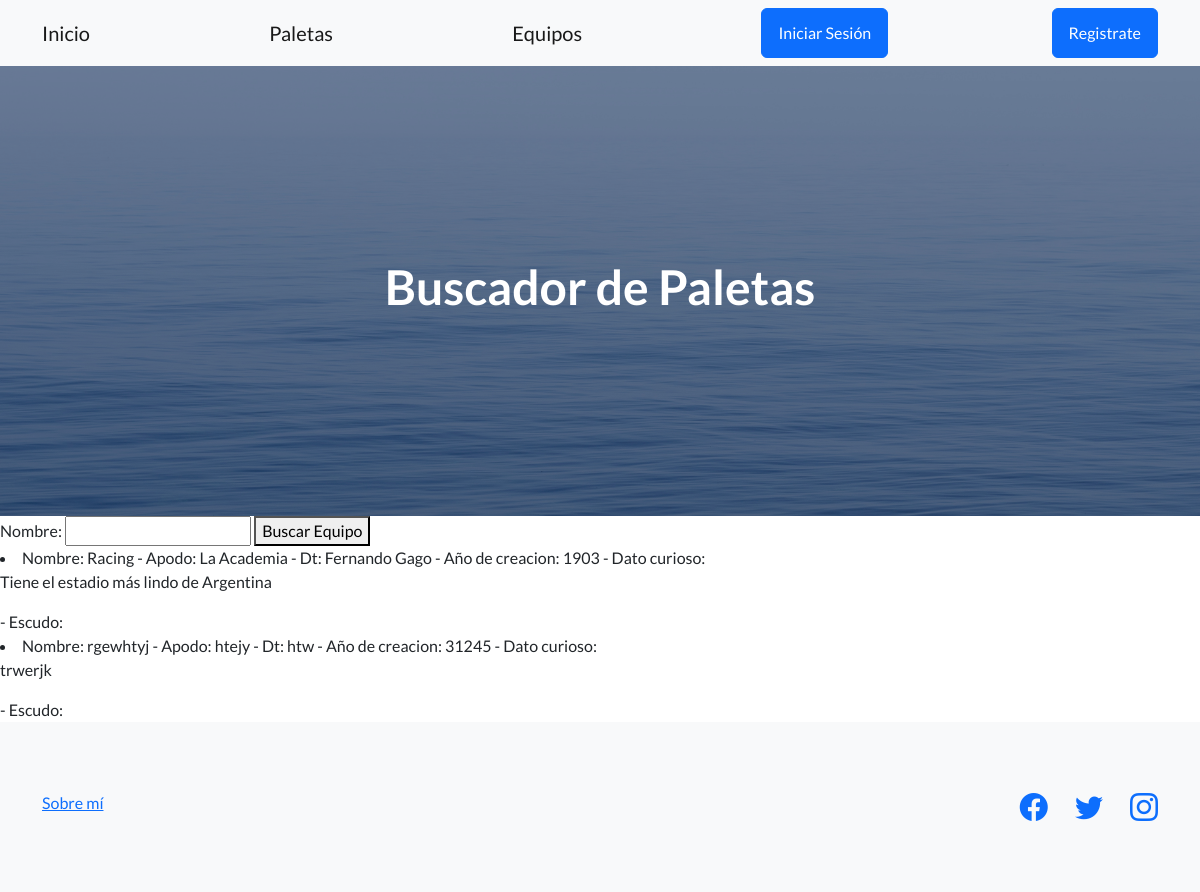
/paletas/buscar, run on an earlier commit of the app's database.
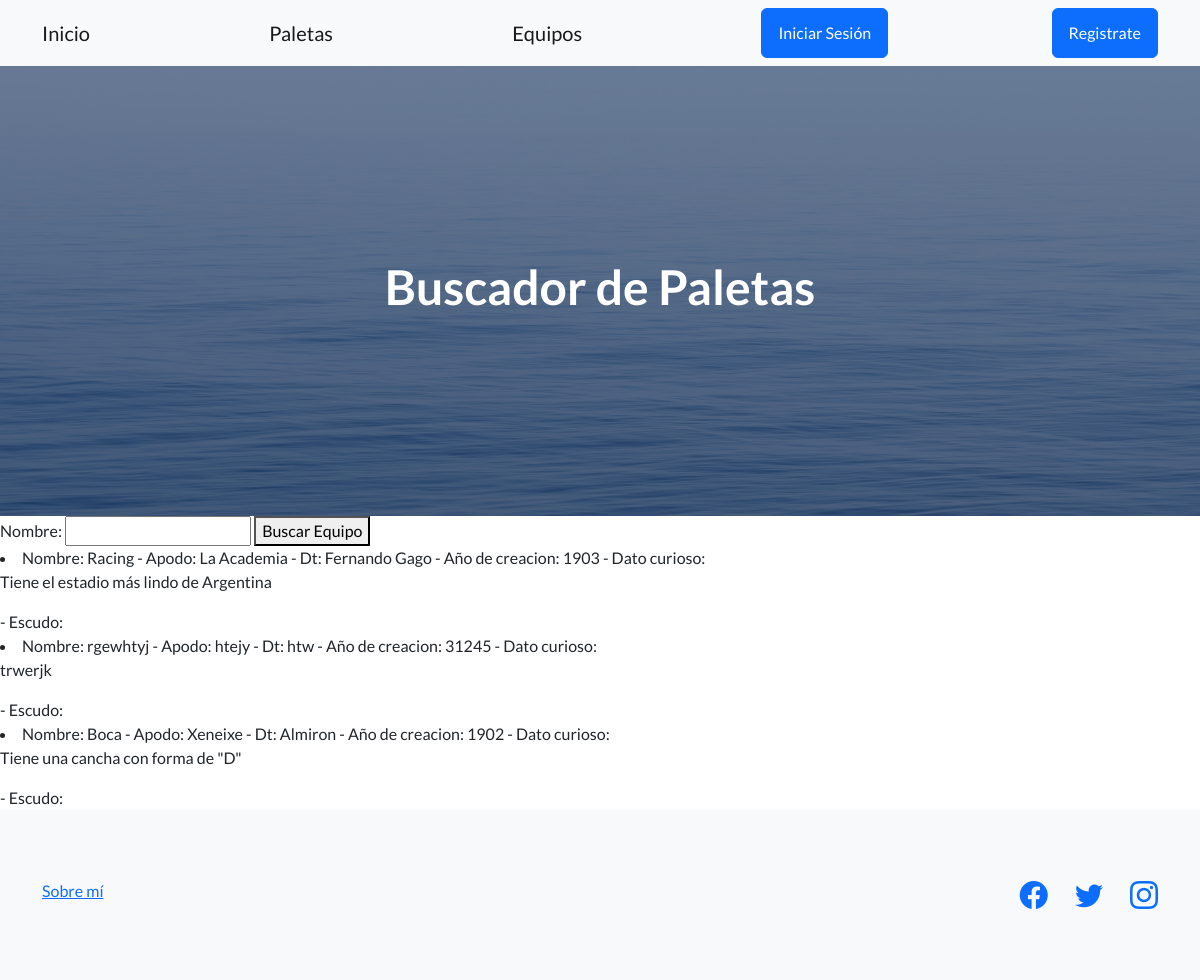
And on a later commit of the database.
### Aplicacion/models.py (models this page shows, shortened)
class Paleta(models.Model):
    nombre = models.CharField (max_length = 30)
    apodo = models.CharField (max_length = 30)
    dt = models.CharField (max_length = 30)
    anio_de_creacion = models.IntegerField ()
    dato_curioso = RichTextField()
    escudo = models.ImageField (upload_to = 'avatares', null = True, blank = True)

### Aplicacion/views.py (the view)
# urls.py: path('paletas/buscar', views.buscar_paleta, name = 'buscador_paletas'),
def buscar_paleta(request):
    nombre_a_buscar = request.GET.get('nombre', None)
    if nombre_a_buscar:
        paletas = Paleta.objects.filter(nombre__icontains = nombre_a_buscar)
    else:
        paletas = Paleta.objects.all()
    formulario_busqueda = BuscarPaleta()
    return render(request,'buscar_paletas.html', {'paletas':paletas, 'formulario':formulario_busqueda})

### Aplicacion/forms.py
class BuscarPaleta(forms.Form):
    nombre = forms.CharField (max_length = 30, required = False)

### Aplicacion/templates/buscar_paletas.html (shortened to what this page needs)
{% extends 'base.html' %}
{% block h1_header %}
<h1>Buscador de Paletas</h1>
{% endblock h1_header %}
{% block contenido %}
<form action = {% url 'Aplicacion:buscador_paletas' %} method = "get">
    {{formulario}}
    <button>Buscar Equipo</button>
</form>
{% if paletas %}
{% for paleta in paletas %}
   <li >
    Nombre: {{paleta.nombre}} - Apodo: {{paleta.apodo}} - Dt: {{paleta.dt}} - Año de creacion: {{paleta.anio_de_creacion}} - Dato curioso: {{paleta.dato_curioso | safe}} - Escudo: <img src = {{paleta.escudo.url}} alt = '' height = '60px'>
   </li>
   {% endfor %}
{% else %}
   <h2>No hay datos</h2>
{% endif %}
{% endblock contenido %}

What changed in the data, as far as the page shows it:
added Paleta: nombre "Boca", apodo "Xeneixe", dt "Almiron", anio_de_creacion "1902", dato_curioso "Tiene una cancha con forma de \"D\""
